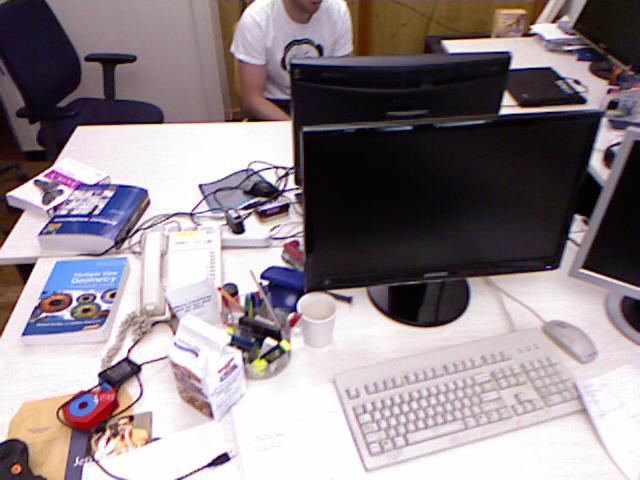
//> input picture data/1305031102.175304.png, 640 x 480 px
$ ./TEST   (built with g++ and OpenCV 4)
//> lines starting //> are read from the running program, lines starting //| are printed output that depends on the picture
### core/Config.h
#pragma once

class Config
{
public:
    static Config& Instance();
    void LoadConfig();

    int maxNumFeatures;
private:
    Config();
};

### core/Tracking.h
#pragma once

#include <eigen3/Eigen/Geometry>

#include <opencv2/opencv.hpp>

#include "Feature.h"
#include "Config.h"
#include "Util.h"

class Tracking
{
public:
    Tracking();
    ~Tracking();

    /**
     * 处理一帧
    */
    void Process(const cv::Mat& image);

private:
    /**
     * @brief 提取特征点、描述子
     * @param image 图像
     * @param keypoints output 特征点
     * @param descriptors output 描述子
    */
    void ExtractFeatureAndDescriptor(const cv::Mat& image, std::vector<cv::KeyPoint>& keypoints, cv::Mat& descriptors);

    /**
     * @brief 初始化
    */
    bool Initialize();

    /**
     * @brief 三角化
    */
    void Tracking::Triangulation(const Eigen::Isometry3d& pose1, const std::vector<cv::KeyPoint>& keypoints1, const Eigen::Isometry3d& pose2, const std::vector<cv::KeyPoint>& keypoints2, std::vector<cv::Point3f>& worldPt);

    // 是否初始化
    bool mbInitialized;

    // 用于初始化的一些帧数据
    std::vector<cv::Mat> mFrameImagesForInitialize;
    std::vector<std::vector<cv::KeyPoint>> mFrameKeypointsForInitialize;
    std::vector<cv::Mat> mFrameDescriptorsForInitialize;

    // 前一帧数据
    cv::Mat mLastFrameImage;
    std::vector<cv::KeyPoint> mLastFrameKeypoints;
    cv::Mat mLastFrameDescriptors;
    Eigen::Isometry3d mLastFramePose;

    // 当前帧数据
    cv::Mat mCurrFrameImage;
    std::vector<cv::KeyPoint> mCurrFrameKeypoints;
    cv::Mat mCurrFrameDescriptors;
    Eigen::Isometry3d mCurrFramePose;

    // 特征提取、匹配
    std::shared_ptr<Feature> mFeaturePtr;

    // 相机内参
    cv::Mat mCameraK;
};

### core/Feature.h
#pragma once

#include <vector>

#include <opencv2/opencv.hpp>
#include <opencv2/xfeatures2d.hpp>

enum FEATURE_TYPE
{
    FAST,
    SURF,
    ORB
};

enum DESCRIPTOR_TYPE
{
    BREIF
};


class Feature
{
public:
    Feature(
        const FEATURE_TYPE& featureType,
        const DESCRIPTOR_TYPE& descriptorType,
        const int& maxNumFeature
    );

    ~Feature();

    /**
     * @brief 特征点提取
     * @param image 图像
     * @param keypoints output 特征点
    */
    void ExtractKeypoint(const cv::Mat& image, std::vector<cv::KeyPoint>& keypoints);

    /**
     * @brief 计算描述子
     * @param image 图像
     * @param keypoints in/output 特征点，当无法计算描述子时会被删除
     * @param descriptors output 描述子
    */
    void ExtractDescriptor(const cv::Mat& image, std::vector<cv::KeyPoint>& keypoints, cv::Mat& descriptors);

    /**
     * @brief 描述子匹配
     * @param queryDescriptors 查询帧描述子
     * @param refDescriptors 参考帧描述子
     * @param matches output 匹配对
    */
    void FeatureMatching(const cv::Mat& queryDescriptors, const cv::Mat& refDescriptors, std::vector<cv::DMatch>& matches);

private:
    FEATURE_TYPE mFeatureType;
    DESCRIPTOR_TYPE mDescriptorType;
    int mMaxNumFeature;

    cv::Ptr<cv::FeatureDetector> mFeatureDetector;
    cv::Ptr<cv::DescriptorExtractor> mDescriptorExtractor;
    cv::Ptr<cv::DescriptorMatcher> mDescriptorMatcher;
};

### core/Util.h
#pragma once

#include <string>
#include <opencv2/opencv.hpp>

/**
 * @brief 绘制特征点
 * @param image 图像
 * @param keypoints 特征点
 * @param save 是否保存图像，默认false
 * @param savePath 保存图像路径
*/
void DrawImageWithKeypoints(
    const cv::Mat& image,
    const std::vector<cv::KeyPoint>& keypoints,
    bool save=false,
    const std::string& savePath=std::string());


/**
 * @brief 绘制两幅图像匹配特征点
 * @param image1 图像1
 * @param keypoints1 特征点1
 * @param image2 图像2
 * @param keypoints2 特征点2
 * @param matches 特征点匹配对
 * @param outputImage output 输出图像
 * @param save 是否保存图像，默认false
 * @param savePath 保存图像路径
*/
void DrawImageWithMatchKeypoints(
    const cv::Mat& image1,
    const std::vector<cv::KeyPoint>& keypoints1,
    const cv::Mat& image2,
    const std::vector<cv::KeyPoint>& keypoints2,
    const std::vector<cv::DMatch>& matches,
    cv::Mat& outputImage,
    bool save=false,
    const std::string& savePath=std::string());

### core/Config.cpp
#include "Config.h"

Config& Config::Instance()
{
    static Config config;
    return config;
}

Config::Config()
{
    LoadConfig();
}

void Config::LoadConfig()
{
    maxNumFeatures = 300;
}

### core/Tracking.cpp
#include "Tracking.h"

Tracking::Tracking()
    : mbInitialized(false)
{
    mFeaturePtr = std::shared_ptr<Feature>(new Feature(FEATURE_TYPE::ORB, DESCRIPTOR_TYPE::BREIF, Config::Instance().maxNumFeatures));
    mCameraK = (cv::Mat_<float>(3, 3) << 517.3, 0, 318.6, 0, 516.5, 255.3, 0, 0, 1);
}

Tracking::~Tracking() {}

void Tracking::Process(const cv::Mat& image)
{
    std::vector<cv::KeyPoint> keypoints;
    cv::Mat descriptors;
    ExtractFeatureAndDescriptor(image, keypoints, descriptors);

    mCurrFrameKeypoints = keypoints;
    mCurrFrameDescriptors = descriptors;

    if(!mbInitialized)
    {
        mFrameImagesForInitialize.push_back(image);
        mFrameKeypointsForInitialize.push_back(keypoints);
        mFrameDescriptorsForInitialize.push_back(descriptors);
        mbInitialized = Initialize();
        return;
    }


}

void Tracking::ExtractFeatureAndDescriptor(const cv::Mat& image, std::vector<cv::KeyPoint>& keypoints, cv::Mat& descriptors)
{
    if(mFeaturePtr)
    {
        mFeaturePtr->ExtractKeypoint(image, keypoints);
        mFeaturePtr->ExtractDescriptor(image, keypoints, descriptors);
    }
}

bool Tracking::Initialize()
{
    bool result = false;
    if(mFrameImagesForInitialize.size() >= 2)
    {
        // 1.特征点匹配
        std::vector<cv::DMatch> matches;
        mFeaturePtr->FeatureMatching(mFrameDescriptorsForInitialize[0], mFrameDescriptorsForInitialize.back(), matches);
        int numKpMatches = (int)matches.size();

        // 匹配特征点数太多，认为间隔不够
        if(numKpMatches >= Config::Instance().maxNumFeatures * 0.9)
        {
            mFrameImagesForInitialize.pop_back();
            mFrameKeypointsForInitialize.pop_back();
            mFrameDescriptorsForInitialize.pop_back();
            return result;
        }
        // 匹配特征点数太少，认为间隔太大
        else if(numKpMatches <= Config::Instance().maxNumFeatures * 0.1)
        {
            mFrameImagesForInitialize.erase(mFrameImagesForInitialize.begin());
            mFrameKeypointsForInitialize.erase(mFrameKeypointsForInitialize.begin());
            mFrameDescriptorsForInitialize.erase(mFrameDescriptorsForInitialize.begin());
            return result;
        }

        // 2.计算本质矩阵E，恢复R、t
        std::vector<cv::Point2f> keypointsQuery;
        std::vector<cv::Point2f> keypointsTrain;
        for(const auto& match:matches)
        {
            const cv::KeyPoint& kpQuery = mFrameKeypointsForInitialize[0][match.queryIdx];
            const cv::KeyPoint& kpTrain = mFrameKeypointsForInitialize.back()[match.trainIdx];
            keypointsQuery.push_back(cv::Point2f(kpQuery.pt.x, kpQuery.pt.y));
            keypointsTrain.push_back(cv::Point2f(kpTrain.pt.x, kpTrain.pt.y));
        }
        cv::Mat E = cv::findEssentialMat(keypointsQuery, keypointsTrain, mCameraK);
        cv::Mat R, t;
        int inliers = cv::recoverPose(E, keypointsQuery, keypointsTrain, mCameraK, R, t);

        // 内点数太少，认为匹配不够准确
        if(inliers <= numKpMatches * 0.2)
        {
            mFrameImagesForInitialize.erase(mFrameImagesForInitialize.begin());
            mFrameKeypointsForInitialize.erase(mFrameKeypointsForInitialize.begin());
            mFrameDescriptorsForInitialize.erase(mFrameDescriptorsForInitialize.begin());
        }
        // OK，认为初始化成功
        else
        {
            Eigen::Matrix3d rotation;
            Eigen::Vector3d translation;
            for(int i = 0; i < 9; i++) rotation(i/3, i%3) = R.at<double>(i/3, i%3);
            for(int i = 0; i < 3; i++) translation(i, 0) = t.at<double>(i, 0);
            mCurrFramePose.linear() = rotation;
            mCurrFramePose.translation() = translation;

            std::cout << "initialize succeed!" << std::endl;
            std::cout << "rotation:\n" << rotation << std::endl;
            std::cout << "translation:\n" << translation.transpose() << std::endl;
            result = true;
        }

        // [8 lines of commented-out code are left out]
    }
    return result;
}


// [4 lines left out: function Triangulation, not called in this run]

### core/Feature.cpp
#include "Feature.h"

Feature::Feature(
    const FEATURE_TYPE& featureType,
    const DESCRIPTOR_TYPE& descriptorType,
    const int& maxNumFeature)
    : mFeatureType(featureType),
      mDescriptorType(descriptorType),
      mMaxNumFeature(maxNumFeature)
{
    mFeatureDetector = cv::ORB::create(mMaxNumFeature);
    // mDescriptorExtractor = cv::xfeatures2d::BriefDescriptorExtractor::create(32, true);
    mDescriptorExtractor = cv::ORB::create(mMaxNumFeature);
    // mDescriptorMatcher = cv::FlannBasedMatcher::create();
    // mDescriptorMatcher = cv::DescriptorMatcher::create(cv::DescriptorMatcher::MatcherType::BRUTEFORCE_HAMMING);
    mDescriptorMatcher = cv::DescriptorMatcher::create(cv::DescriptorMatcher::MatcherType::FLANNBASED);
}

Feature::~Feature() {}


void Feature::ExtractKeypoint(const cv::Mat& image, std::vector<cv::KeyPoint>& keypoints)
{
    keypoints.clear();
    mFeatureDetector->detect(image, keypoints);
}

void Feature::ExtractDescriptor(const cv::Mat& image, std::vector<cv::KeyPoint>& keypoints, cv::Mat& descriptors)
{
    mFeatureDetector->compute(image, keypoints, descriptors);
}

void Feature::FeatureMatching(const cv::Mat& queryDescriptors, const cv::Mat& refDescriptors, std::vector<cv::DMatch>& matches)
{
    matches.clear();

    // [21 lines of commented-out code are left out]
    cv::Mat queryDescriptors32F, refDescriptors32F;
    if(queryDescriptors.type() != CV_32F) queryDescriptors.convertTo(queryDescriptors32F, CV_32F);
    if(refDescriptors.type() != CV_32F) refDescriptors.convertTo(refDescriptors32F, CV_32F);

    // 测试1: knnMatch
    std::vector<std::vector<cv::DMatch>> orgMatches;
    mDescriptorMatcher->knnMatch(queryDescriptors32F, refDescriptors32F, orgMatches, 2);
    for(size_t i = 0; i < orgMatches.size(); ++i)
    {
        if(orgMatches[i][0].distance < orgMatches[i][1].distance * 0.75)
        {
            matches.push_back(orgMatches[i][0]);
        }
    }

    // [31 lines of commented-out code are left out]
}

### core/TEST.cpp
#include <chrono>

#include "Util.h"
#include "Feature.h"
#include "Tracking.h"

// 测试特征点提取、描述子、匹配
void testFeatureMatching()
{
    cv::Mat image1, image2;
    image1 = cv::imread("../data/1305031102.175304.png");
    image2 = cv::imread("../data/1305031102.411258.png");

    cv::Mat grayImg1, grayImg2;
    cv::cvtColor(image1, grayImg1, cv::COLOR_BGR2GRAY);
    cv::cvtColor(image2, grayImg2, cv::COLOR_BGR2GRAY);

    std::vector<cv::KeyPoint> keypointsImg1, keypointsImg2;
    cv::Mat descriptorImg1, descriptorImg2;
    std::vector<cv::DMatch> matches;

    std::shared_ptr<Feature> featurePtr = std::shared_ptr<Feature>(new Feature(FEATURE_TYPE::ORB, DESCRIPTOR_TYPE::BREIF, 100));
    featurePtr->ExtractKeypoint(grayImg1, keypointsImg1);
    featurePtr->ExtractDescriptor(grayImg1, keypointsImg1, descriptorImg1);

    auto start_t = std::chrono::steady_clock::now();
    featurePtr->ExtractKeypoint(grayImg2, keypointsImg2);
    auto end_t = std::chrono::steady_clock::now();
    std::cout << "feature extract cost:" << std::chrono::duration_cast<std::chrono::milliseconds>(end_t - start_t).count() << "ms" << std::endl;

    start_t = std::chrono::steady_clock::now();
    featurePtr->ExtractDescriptor(grayImg2, keypointsImg2, descriptorImg2);
    end_t = std::chrono::steady_clock::now();
    std::cout << "descriptor cost:" << std::chrono::duration_cast<std::chrono::milliseconds>(end_t - start_t).count() << "ms" << std::endl;

    start_t = std::chrono::steady_clock::now();
    featurePtr->FeatureMatching(descriptorImg1, descriptorImg2, matches);
    end_t = std::chrono::steady_clock::now();
    std::cout << "flann matching cost:" << std::chrono::duration_cast<std::chrono::milliseconds>(end_t - start_t).count() << "ms" << std::endl;

    cv::Mat outputMatchingImg;
    DrawImageWithMatchKeypoints(image1, keypointsImg1, image2, keypointsImg2, matches, outputMatchingImg, true, "../output/orb-matching.png");
}

void testTrackingInitialize()
{
    std::shared_ptr<Tracking> trackingPtr = std::shared_ptr<Tracking>(new Tracking());
    cv::Mat image1, image2, image3, image4;
    image1 = cv::imread("../data/1305031102.175304.png");
//> image1 is the input picture: 480 rows x 640 cols, CV_8UC3; mean B, G, R 139, 134.5, 144.6
    image2 = cv::imread("../data/1305031102.211214.png");
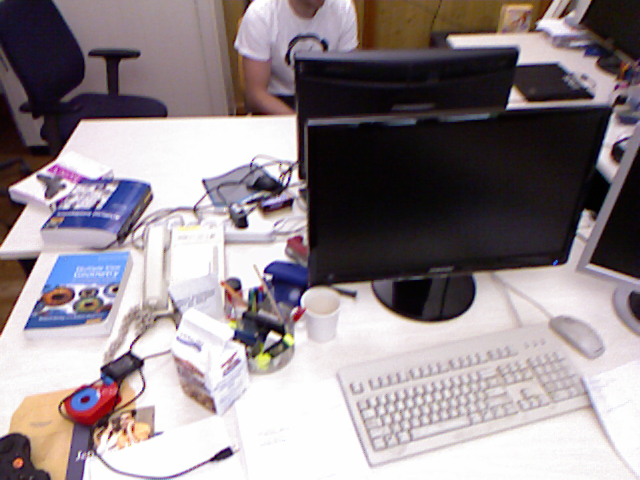
//> input picture data/1305031102.211214.png, 640 x 480 px
//> image2 is the input picture: 480 rows x 640 cols, CV_8UC3; mean B, G, R 140.9, 136.4, 146.4
    image3 = cv::imread("../data/1305031102.411258.png");
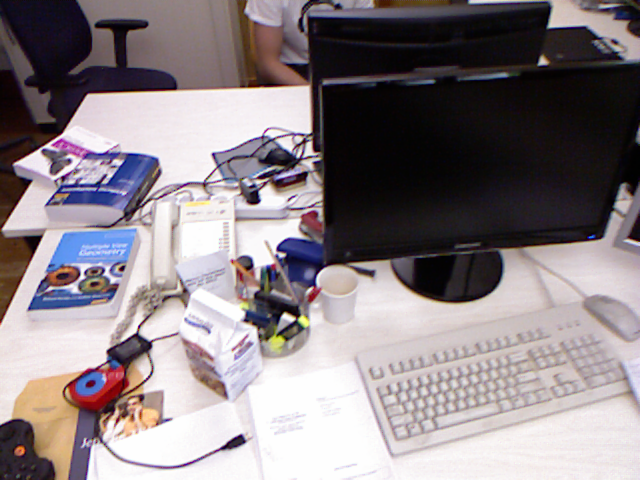
//> input picture data/1305031102.411258.png, 640 x 480 px
//> image3 is the input picture: 480 rows x 640 cols, CV_8UC3; mean B, G, R 133.9, 129.8, 138.9
    image4 = cv::imread("../data/1305031103.343223.png");
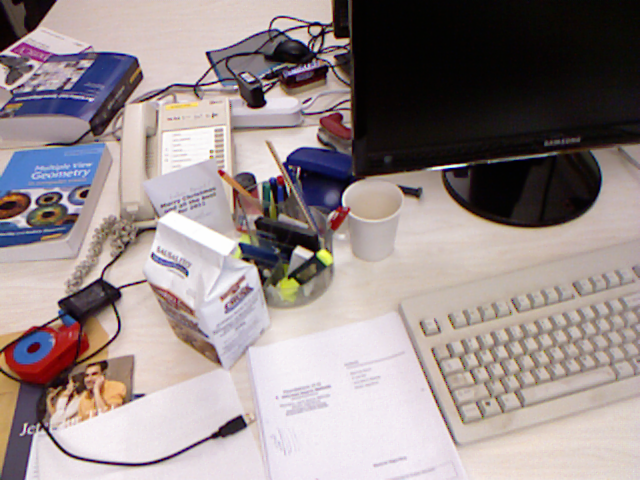
//> input picture data/1305031103.343223.png, 640 x 480 px
//> image4 is the input picture: 480 rows x 640 cols, CV_8UC3; mean B, G, R 139.3, 139.1, 150.9

    cv::Mat grayImg1, grayImg2, grayImg3, grayImg4;
    cv::cvtColor(image1, grayImg1, cv::COLOR_BGR2GRAY);
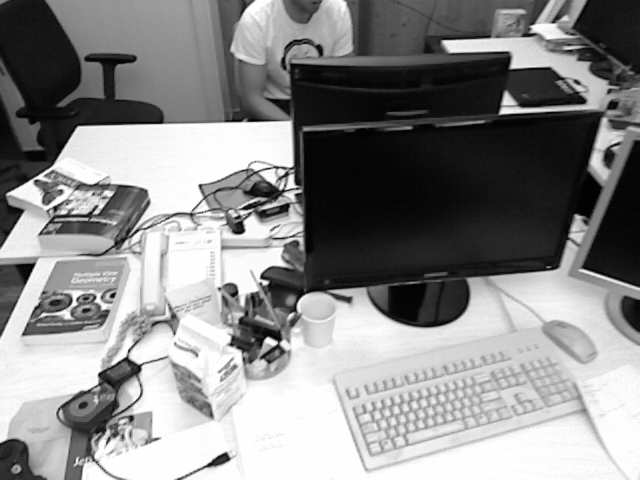
//> grayImg1: 480 rows x 640 cols, CV_8UC1; min 1, max 254, mean 138
    cv::cvtColor(image2, grayImg2, cv::COLOR_BGR2GRAY);
    cv::cvtColor(image3, grayImg3, cv::COLOR_BGR2GRAY);
    cv::cvtColor(image4, grayImg4, cv::COLOR_BGR2GRAY);
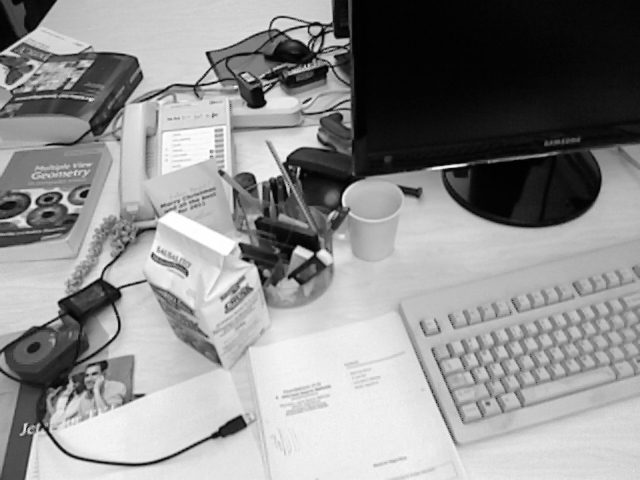
//> grayImg4: 480 rows x 640 cols, CV_8UC1; min 1, max 254, mean 142.6

    trackingPtr->Process(grayImg1);
//> in ExtractKeypoint, `mFeatureDetector->detect(image, keypoints);`: keypoints = 300 keypoints; strongest (x, y, size): (267, 338, 64.3), (261, 277, 31), (275, 342, 37.2), (266, 339, 53.6)
//> in Process, `mCurrFrameKeypoints = keypoints;`: mCurrFrameKeypoints has the same summary as keypoints in ExtractKeypoint
//> in Process, `mFrameKeypointsForInitialize.push_back(keypoints);`: mFrameKeypointsForInitialize = 1 item
//> in Process, `mFrameDescriptorsForInitialize.push_back(descriptors);`:
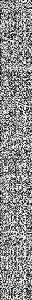
//> mFrameDescriptorsForInitialize[0]: 300 rows x 32 cols, CV_8UC1; min 0, max 255, mean 141.1
    trackingPtr->Process(grayImg2);
//> in ExtractKeypoint (call 2), `mFeatureDetector->detect(image, keypoints);`: keypoints = 300 keypoints; strongest (x, y, size): (272, 332, 64.3), (271, 333, 77.1), (270, 334, 53.6), (242, 226, 53.6)
//> in Process (call 2), `mCurrFrameKeypoints = keypoints;`: mCurrFrameKeypoints has the same summary as keypoints in ExtractKeypoint
//> in Process (call 2), `mFrameKeypointsForInitialize.push_back(keypoints);`: mFrameKeypointsForInitialize = 2 items
//> in Process (call 2), `mFrameDescriptorsForInitialize.push_back(descriptors);`:
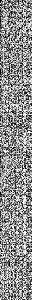
//> mFrameDescriptorsForInitialize[1]: 300 rows x 32 cols, CV_8UC1; min 0, max 255, mean 141.6
//> in FeatureMatching, `mDescriptorMatcher->knnMatch(queryDescriptors32F, refDescriptors32F, o..`: orgMatches = 300 matches
//> after the loop in FeatureMatching, `for(size_t i = 0; i < orgMatches.size(); ++i)`: matches = 117 matches
//> the loop in Initialize (call 2), `for(const auto& match:matches)` made 117 passes
//> (kpQuery, kpTrain) on passes 1 to 10: (keypoint at (275, 342), size 31, keypoint at (279, 337), size 31), (keypoint at (296, 184), size 31, keypoint at (300, 178), size 31), (keypoint at (267, 282), size 31, keypoint at (271, 276), size 31), (keypoint at (261, 277), size 31, keypoint at (265, 271), size 31), (keypoint at (244, 230), size 31, keypoint at (247, 225), size 31), (keypoint at (264, 284), size 31, keypoint at (267, 279), size 31), (keypoint at (33, 264), size 31, keypoint at (36, 258), size 31), (keypoint at (287, 174), size 31, keypoint at (290, 170), size 31), (keypoint at (61, 191), size 31, keypoint at (64, 186), size 31), (keypoint at (241, 222), size 31, keypoint at (245, 217), size 31)
}

int main(int argc, char** argv)
{
    // testFeatureMatching();
    testTrackingInitialize();
    return 0;
}
